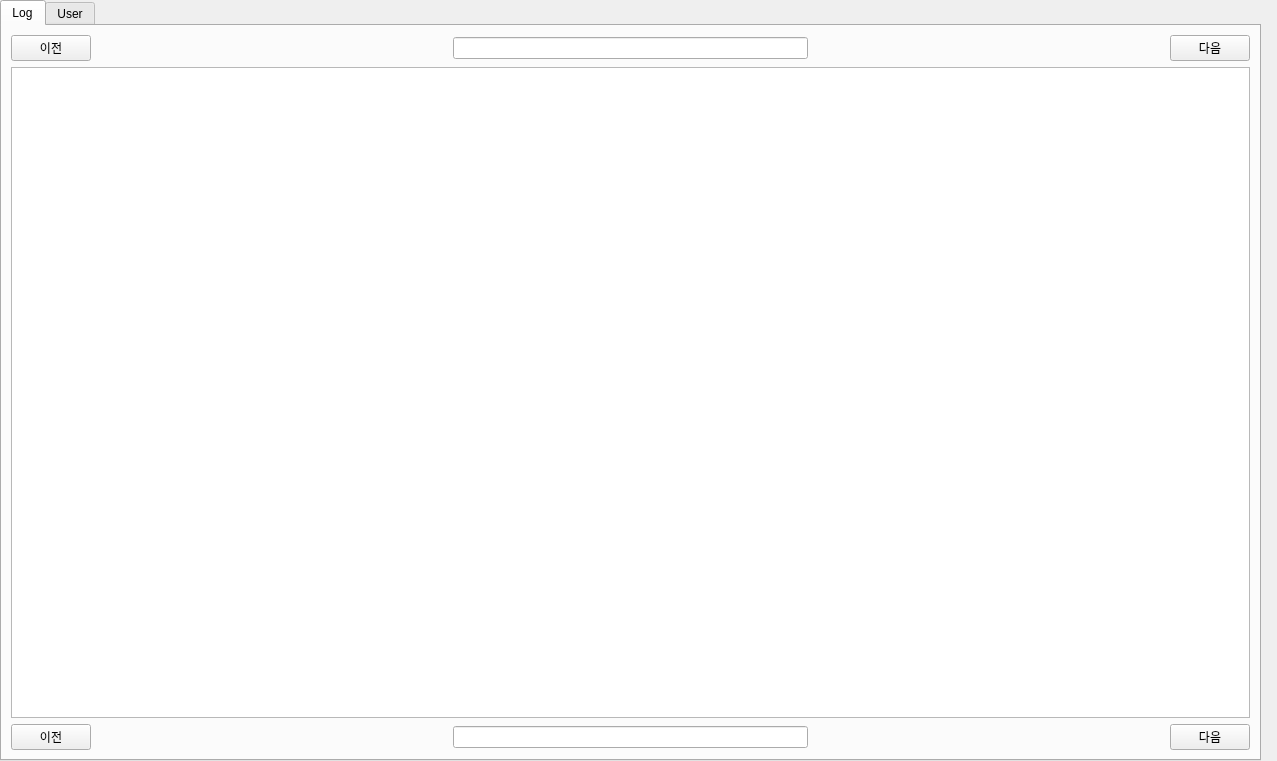
<?xml version="1.0" encoding="UTF-8"?>
<ui version="4.0">
 <class>logMonForm</class>
 <widget class="QWidget" name="logMonForm">
  <property name="geometry">
   <rect>
    <x>0</x>
    <y>0</y>
    <width>1277</width>
    <height>761</height>
   </rect>
  </property>
  <property name="windowTitle">
   <string>Form</string>
  </property>
  <widget class="QTabWidget" name="tabWidget">
   <property name="geometry">
    <rect>
     <x>0</x>
     <y>0</y>
     <width>1261</width>
     <height>761</height>
    </rect>
   </property>
   <property name="currentIndex">
    <number>0</number>
   </property>
   <widget class="QWidget" name="logTab_2">
    <attribute name="title">
     <string>Log</string>
    </attribute>
    <layout class="QVBoxLayout" name="verticalLayout_3">
     <item>
      <layout class="QHBoxLayout" name="horizontalLayout_3">
       <item>
        <widget class="QPushButton" name="beforeBtn_3">
         <property name="text">
          <string>이전</string>
         </property>
        </widget>
       </item>
       <item>
        <spacer name="horizontalSpacer_5">
         <property name="orientation">
          <enum>Qt::Horizontal</enum>
         </property>
         <property name="sizeHint" stdset="0">
          <size>
           <width>40</width>
           <height>20</height>
          </size>
         </property>
        </spacer>
       </item>
       <item>
        <widget class="QLineEdit" name="pageLineEdit_3">
         <property name="alignment">
          <set>Qt::AlignCenter</set>
         </property>
        </widget>
       </item>
       <item>
        <spacer name="horizontalSpacer_6">
         <property name="orientation">
          <enum>Qt::Horizontal</enum>
         </property>
         <property name="sizeHint" stdset="0">
          <size>
           <width>40</width>
           <height>20</height>
          </size>
         </property>
        </spacer>
       </item>
       <item>
        <widget class="QPushButton" name="nextBtn_3">
         <property name="text">
          <string>다음</string>
         </property>
        </widget>
       </item>
      </layout>
     </item>
     <item>
      <widget class="QTableView" name="logTableView">
       <property name="editTriggers">
        <set>QAbstractItemView::NoEditTriggers</set>
       </property>
       <property name="alternatingRowColors">
        <bool>true</bool>
       </property>
       <property name="selectionBehavior">
        <enum>QAbstractItemView::SelectRows</enum>
       </property>
       <attribute name="horizontalHeaderDefaultSectionSize">
        <number>50</number>
       </attribute>
      </widget>
     </item>
     <item>
      <layout class="QHBoxLayout" name="horizontalLayout_4">
       <item>
        <widget class="QPushButton" name="beforeBtn_4">
         <property name="text">
          <string>이전</string>
         </property>
        </widget>
       </item>
       <item>
        <spacer name="horizontalSpacer_7">
         <property name="orientation">
          <enum>Qt::Horizontal</enum>
         </property>
         <property name="sizeHint" stdset="0">
          <size>
           <width>40</width>
           <height>20</height>
          </size>
         </property>
        </spacer>
       </item>
       <item>
        <widget class="QLineEdit" name="pageLineEdit_4">
         <property name="alignment">
          <set>Qt::AlignCenter</set>
         </property>
        </widget>
       </item>
       <item>
        <spacer name="horizontalSpacer_8">
         <property name="orientation">
          <enum>Qt::Horizontal</enum>
         </property>
         <property name="sizeHint" stdset="0">
          <size>
           <width>40</width>
           <height>20</height>
          </size>
         </property>
        </spacer>
       </item>
       <item>
        <widget class="QPushButton" name="nextBtn_4">
         <property name="text">
          <string>다음</string>
         </property>
        </widget>
       </item>
      </layout>
     </item>
    </layout>
   </widget>
   <widget class="QWidget" name="userTab">
    <attribute name="title">
     <string>User</string>
    </attribute>
    <layout class="QVBoxLayout" name="verticalLayout_2"/>
   </widget>
  </widget>
 </widget>
 <resources/>
 <connections/>
</ui>
